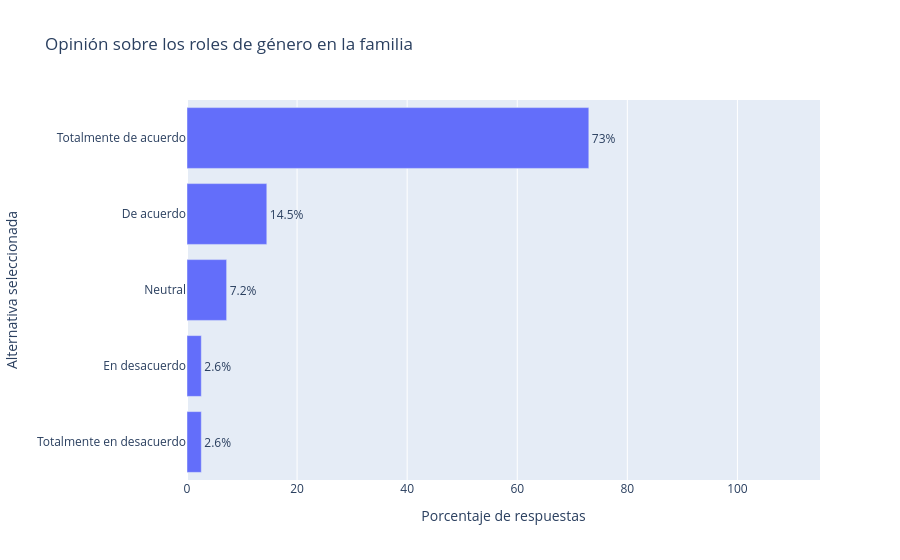

Notebook cell for this chart:
### Markdown cell above
### Pregunta 2: Familia
1. Pregunta
¿El rol de proveedor económico del hogar ya no debería estar asociado a un género en particular?
2. Explicación
Esta pregunta busca conocer la opinión de los participantes sobre la relación entre el género y la responsabilidad económica dentro del hogar. Tradicionalmente, esta responsabilidad se ha asociado principalmente al hombre, pero actualmente existen diferentes formas de organización familiar en las que hombres y mujeres pueden contribuir económicamente. El análisis permitirá identificar si los participantes están de acuerdo con que esta responsabilidad no dependa de un género específico. Para ello, utilizaremos un gráfico de barras que mostrará la distribución de las respuestas y los porcentajes correspondientes a cada alternativa.

### Code cell
pregunta = "El rol de proveedor económico del hogar ya no debería estar asociado a un género en particular."

respuestas = pd.to_numeric(datos[pregunta], errors="coerce").dropna()

tabla = respuestas.value_counts().reindex([1, 2, 3, 4, 5], fill_value=0)
tabla = tabla.rename_axis("Respuesta").reset_index(name="Cantidad")

tabla["Alternativa"] = tabla["Respuesta"].map(alternativas)
tabla["Porcentaje"] = (
    tabla["Cantidad"] / len(respuestas) * 100
).round(1)

display(tabla)

fig = px.bar(
    tabla,
    y="Alternativa",
    x="Porcentaje",
    text="Porcentaje",
    orientation="h",
    title="Opinión sobre los roles de género en la familia",
    labels={
        "Alternativa": "Alternativa seleccionada",
        "Porcentaje": "Porcentaje de respuestas"
    }
)
fig.update_traces(texttemplate="%{text}%", textposition="outside")
fig.update_layout(xaxis_range=[0, 115])
fig.show()

### Figure 1 — Plotly figure (JSON) as saved in the notebook; plotly's stock layout.template omitted (floating-point values rounded to 4 significant figures)
{"data": [{"hovertemplate": "Porcentaje de respuestas=%{text}<br>Alternativa seleccionada=%{y}<extra></extra>", "legendgroup": "", "marker": {"color": "#636efa", "pattern": {"shape": ""}}, "name": "", "orientation": "h", "showlegend": false, "text": [2.6, 2.6, 7.2, 14.5, 73.0], "textposition": "outside", "texttemplate": "%{text}%", "type": "bar", "x": [2.6, 2.6, 7.2, 14.5, 73.0], "xaxis": "x", "y": ["Totalmente en desacuerdo", "En desacuerdo", "Neutral", "De acuerdo", "Totalmente de acuerdo"], "yaxis": "y"}], "layout": {"barmode": "relative", "legend": {"tracegroupgap": 0}, "title": {"text": "Opinión sobre los roles de género en la familia"}, "xaxis": {"anchor": "y", "domain": [0, 1], "range": [0, 115], "title": {"text": "Porcentaje de respuestas"}}, "yaxis": {"anchor": "x", "domain": [0, 1], "title": {"text": "Alternativa seleccionada"}}}}
